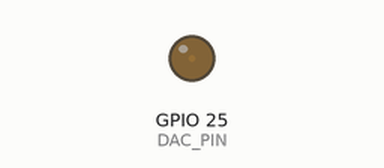
A sketch run on a simulated ESP32. Shown: output pins drawn as LEDs (lit = HIGH).

Above: at 0.05 s.
At 0.65 s:
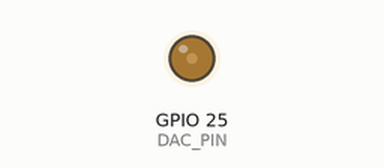
At 1.3 s:
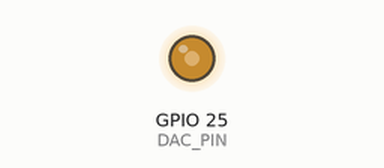
At 2.55 s:
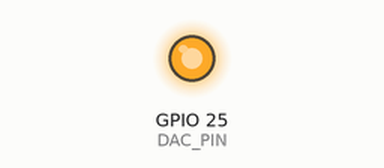
Timing chart, 0 to 5.9 s (numbered marks = the images above):
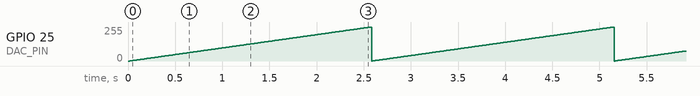

The sketch:

esp32_dac_wave.ino
```cpp
// snippet: esp32_dac_wave
// tags: esp32, dac, analog-output, dacwrite, waveform, sawtooth, voltage, gpio25
// boards: esp32
// library: none
// description: True analog output on ESP32 DAC pin 25 (8-bit, GPIO25/GPIO26 only) — sawtooth wave
// prompts: ESP32 DAC output, dacWrite ESP32, analog voltage ESP32, sawtooth wave DAC, GPIO25 analog out, ESP32 waveform generator
// exact-include: none

const int DAC_PIN = 25;            // classic ESP32: DAC1 = GPIO25, DAC2 = GPIO26
const unsigned long STEP_MS = 10;  // one 0-255 ramp every ~2.5 s

unsigned long prevMs = 0;
int level = 0;

void setup() {
  Serial.begin(115200);
}

void loop() {
  unsigned long now = millis();
  if (now - prevMs < STEP_MS) return;
  prevMs = now;

  dacWrite(DAC_PIN, level);        // 0-255 -> 0-3.3 V
  level = (level + 1) & 0xFF;      // wrap for a sawtooth
}
```

Measured:
- by itself, GPIO 25 (DAC_PIN): ramps from 0/255 to 255/255 and jumps back, once every 2.6 s
